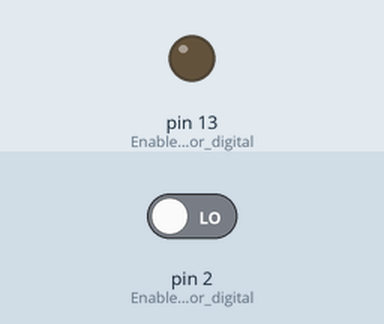
Recording of a sketch running on a simulated Arduino Uno, built with avr-gcc and run on an emulated ATmega328P. Parts: output pins drawn as LEDs (lit = HIGH). The inputs (shaded band) are chosen by the test bench; at power-on: pin 2 (Enable_pin_2_for_digital) LOW.

Above: at 1.2 s.
1.3 s: pin 2 (Enable_pin_2_for_digital) driven HIGH
At 2.5 s:
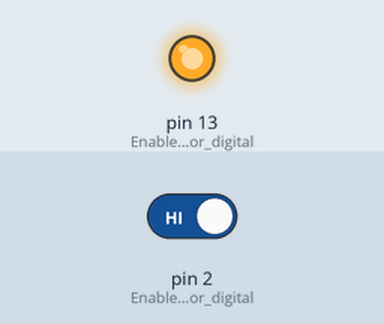
2.8 s: pin 2 (Enable_pin_2_for_digital) driven LOW
At 3.7 s:
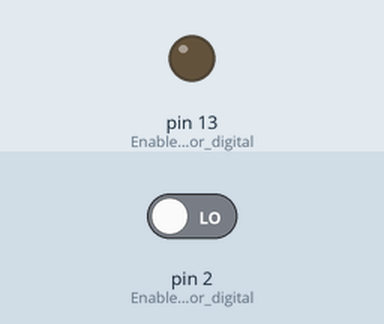
Timing chart, 0 to 5.8 s (numbered marks = the images above; inputs shaded):
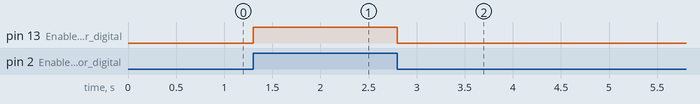

The sketch:

Blink-Switch-01-joaocosta-v2.ino
```cpp
#define LED_PIN 13
#define BUT_PIN  2
 //Fazer o LED acompanhar o estado do botão slide 8

void setup () {
    pinMode(13, OUTPUT);       // Enable pin 13 for digital output
    pinMode(2, INPUT);        // Enable pin 2 for digital input
}

void loop () {
    int but = digitalRead(2); // Read button state
    digitalWrite(13, but);     // Copy state to LED
}
```

Measured:
- after the input at 1.3 s, pin 13 (Enable_pin_13_for_digital): LOW → HIGH at once
- after the input at 2.8 s, pin 13 (Enable_pin_13_for_digital): HIGH → LOW at once
